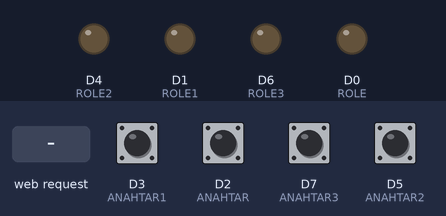
Bench run of a sketch on a simulated ESP8266 (NodeMCU). Parts: output pins drawn as LEDs (lit = HIGH). The inputs (shaded band) are chosen by the test bench; at power-on: D2 (ANAHTAR), D3 (ANAHTAR1), D5 (ANAHTAR2), D7 (ANAHTAR3) HIGH. WiFi joins after 1.5 s; servers stay silent unless stated; what the sketch prints to the serial monitor is not drawn.

Above: at 2.7 s.
2.8 s: HTTP request GET /toggle received
At 4.1 s:
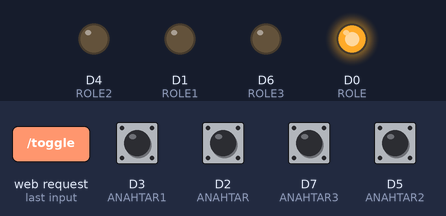
4.4 s: HTTP request GET /role2 received
At 5.5 s:
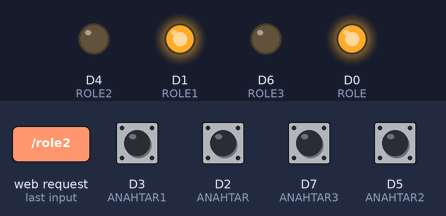
6.0 s: D2 (ANAHTAR) pulled LOW for 0.25 s
At 6.7 s:
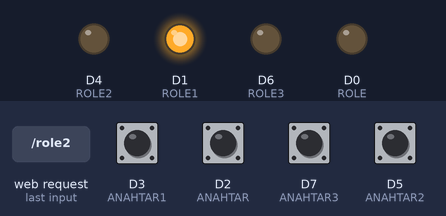
7.7 s: D7 (ANAHTAR3) pulled LOW for 0.25 s
At 8.7 s:
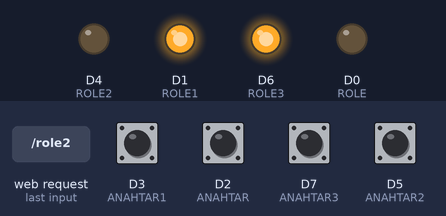
9.4 s: D3 (ANAHTAR1) pulled LOW for 0.25 s
At 10.0 s:
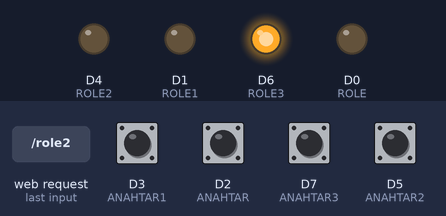
11.1 s: D5 (ANAHTAR2) pulled LOW for 0.25 s
At 11.9 s:
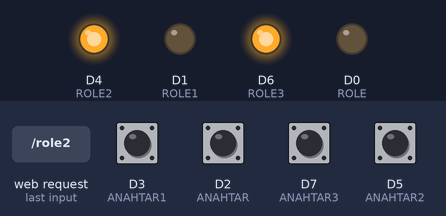
Timing chart, 0 to 13.8 s (numbered marks = the images above; inputs shaded):
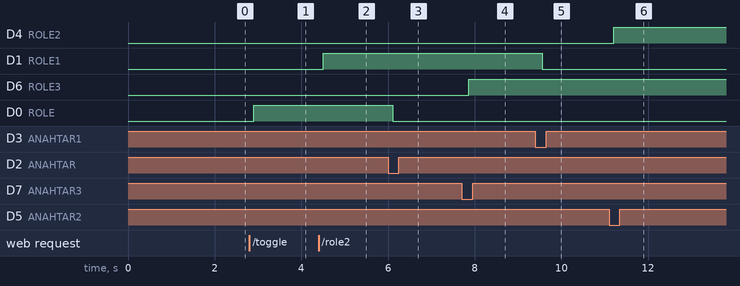

Measured:
- after the input at 2.8 s, D0 (ROLE): LOW → HIGH after 0.10 s
- after the input at 4.4 s, D1 (ROLE1): LOW → HIGH after 0.11 s
- after the input at 6.0 s, D0 (ROLE): HIGH → LOW after 0.11 s
- after the input at 7.7 s, D6 (ROLE3): LOW → HIGH after 0.16 s
- after the input at 9.4 s, D1 (ROLE1): HIGH → LOW after 0.16 s
- after the input at 11.1 s, D4 (ROLE2): LOW → HIGH after 0.11 s

The sketch:

nodemcuweb.ino
```cpp
#include <ESP8266WiFi.h>
#include <ESP8266WebServer.h>
#define ROLE  D0  // D1
#define ROLE1 D1  // D1
#define ROLE2 D4  // D1
#define ROLE3 D6  // D1

#define ANAHTAR D2 // D2
#define ANAHTAR1 D3 // D2
#define ANAHTAR2 D5 // D2
#define ANAHTAR3 D7 // D2
ESP8266WebServer server;

char* ssid = "okhan";
char* password = "atakan2009";
bool mevcutdurum = false;
bool sonANAHTARDurum = false;
bool ROLEDurum = false;
////
bool mevcutdurum1 = false;
bool sonANAHTARDurum1 = false;
bool ROLEDurum1 = false;
///
bool mevcutdurum2 = false;
bool sonANAHTARDurum2 = false;
bool ROLEDurum2 = false;
///
bool mevcutdurum3 = false;
bool sonANAHTARDurum3 = false;
bool ROLEDurum3 = false;

const bool bascekDurum = 0;     // 0 if bascek gives a low
const bool bascekDurum1 = 0;     // 0 if bascek gives a low
const bool bascekDurum2 = 0;     // 0 if bascek gives a low
const bool bascekDurum3 = 0;     // 0 if bascek gives a low
//====================================================
String HTML_Root = "<!doctype html><html><body>\<a href=\'toggle\'><button type=\"button\">ROLE1</button> <a href=\'role2\'><button type=\"button\">role2</button> <a href=\'role3\'><button type=\"button\">role3</button> <a href=\'role4\'><button type=\"button\">role4</button>\</body></html>";

//====================================================
void handleRoot() {
  server.send ( 200, "text/html", HTML_Root );
}

//====================================================
void bascekfzkANAHTAR() {// 1NOLU FİZİKSEL BUTON
  mevcutdurum = digitalRead(ANAHTAR);

  if (mevcutdurum != sonANAHTARDurum) {
    sonANAHTARDurum = mevcutdurum;

    if (mevcutdurum == bascekDurum)
    {
      ROLEDurum = !ROLEDurum;
    }
    digitalWrite(ROLE, ROLEDurum);
    Serial.print("RÖLE 1!\n");
  }
  delay(50);
}
//SONRAKI ROLELER

void bascekfzkANAHTAR1() { //// İKİ NOLU FİZİKSEL
  mevcutdurum1 = digitalRead(ANAHTAR1);

  if (mevcutdurum1 != sonANAHTARDurum1) {
    sonANAHTARDurum1 = mevcutdurum1;

    if (mevcutdurum1 == bascekDurum1)
    {
      ROLEDurum1 = !ROLEDurum1;
    }
    digitalWrite(ROLE1, ROLEDurum1);
    Serial.print("RÖLE2!\n");
  }
  delay(50);
}
//SONRAKI ROLE
//
//SONRAKI ROLE1
void bascekfzkANAHTAR2() { // 3 NOLU FİZİK
  mevcutdurum2 = digitalRead(ANAHTAR2);

  if (mevcutdurum2 != sonANAHTARDurum2) {
    sonANAHTARDurum2 = mevcutdurum2;

    if (mevcutdurum2 == bascekDurum2)
    {
      ROLEDurum2 = !ROLEDurum2;
    }
    digitalWrite(ROLE2, ROLEDurum2);
    Serial.print("RÖLE 3!\n");
  }
  delay(50);
}
//2
void bascekfzkANAHTAR3() {
  //4 NOLU FİZİKSEL BUTON
  mevcutdurum3 = digitalRead(ANAHTAR3);

  if (mevcutdurum3 != sonANAHTARDurum3) {
    sonANAHTARDurum3 = mevcutdurum3;

    if (mevcutdurum3 == bascekDurum3)
    {
      ROLEDurum3 = !ROLEDurum3;
    }
    digitalWrite(ROLE3, ROLEDurum3);
    Serial.print("RÖLE 4!\n");
  }
  delay(50);
}
//

//====================================================
void bascekWebANAHTAR() {
  ROLEDurum = !ROLEDurum;
  digitalWrite(ROLE, ROLEDurum);
  Serial.print("RÖLE1 WEB BUTON!\n");
  server.send(200, "text/html", HTML_Root);
}
// SONRAKİLER
void bascekWebANAHTAR1() {
  ROLEDurum1 = !ROLEDurum1;
  digitalWrite(ROLE1, ROLEDurum1);
  Serial.print("ROLE2 WEB BUTON!\n");
  server.send(200, "text/html", HTML_Root);
}
//
void bascekWebANAHTAR2() {
  ROLEDurum2 = !ROLEDurum2;
  digitalWrite(ROLE2, ROLEDurum2);
  Serial.print("ROLE3 WEB BUTON!\n");
  server.send(200, "text/html", HTML_Root);
}
//
void bascekWebANAHTAR3() {
  ROLEDurum3 = !ROLEDurum3;
  digitalWrite(ROLE3, ROLEDurum3);
  Serial.print("ROLE4 WEB BUTON!\n");
  server.send(200, "text/html", HTML_Root);
}

//====================================================
void setup() {
  Serial.begin(115200);
  pinMode(ANAHTAR, INPUT_PULLUP);
  pinMode(ANAHTAR1, INPUT_PULLUP);
  pinMode(ANAHTAR2, INPUT_PULLUP);
  pinMode(ANAHTAR3, INPUT_PULLUP);
  pinMode(ROLE, OUTPUT);
  pinMode(ROLE1, OUTPUT);
  pinMode(ROLE2, OUTPUT);
  pinMode(ROLE3, OUTPUT);
  // wifi
  WiFi.mode(WIFI_STA);
  WiFi.begin(ssid, password);
  Serial.println("");
  while (WiFi.status() != WL_CONNECTED) {
    Serial.print(".");
    delay(500);
  }
  Serial.println(WiFi.localIP());
  // webserver
  server.on ("/", handleRoot);
  server.on("/toggle", bascekWebANAHTAR);
  server.on("/role2", bascekWebANAHTAR1);
  server.on("/role3", bascekWebANAHTAR2);
  server.on("/role4", bascekWebANAHTAR3);
  server.begin();
}

//====================================================
void loop() {
  server.handleClient();
  bascekfzkANAHTAR();
    bascekfzkANAHTAR1();
      bascekfzkANAHTAR2();
        bascekfzkANAHTAR3();
}
```
